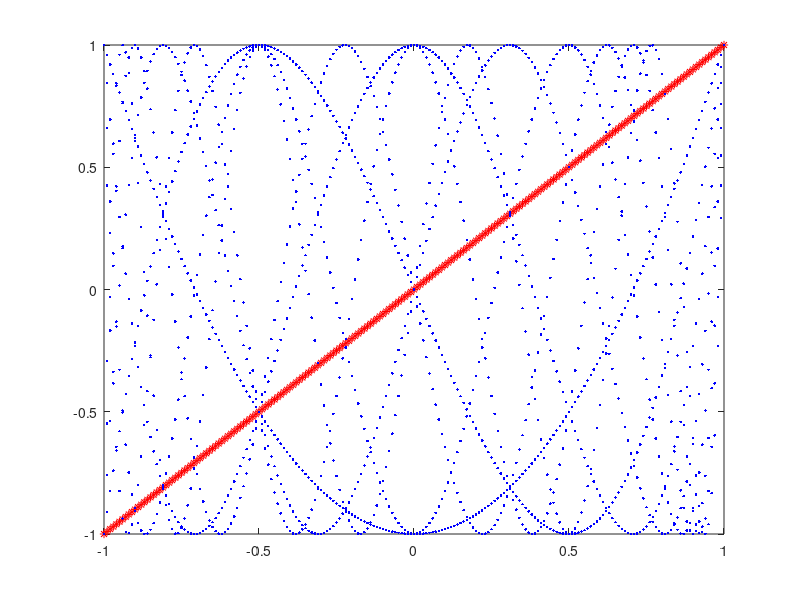

Reproduce this figure in MATLAB.
t = -1:0.01:1;
T1 = cos(acos(t));
T2 = cos(2*acos(t));
T3 = cos(3*acos(t));
plot(t, T1, '*r', t, T2, '-g', t, T3, '.b');

T0 = 1;
T1 = t;
plot(t, T0, '-g');
hold on
plot(t, T1, '*r');
hold on

for i = 3:10
T = 2.*t.*T1 - T0;
plot(t, T, '.b');
hold on
T0 = T1;
T1 = T;
end
hold off
